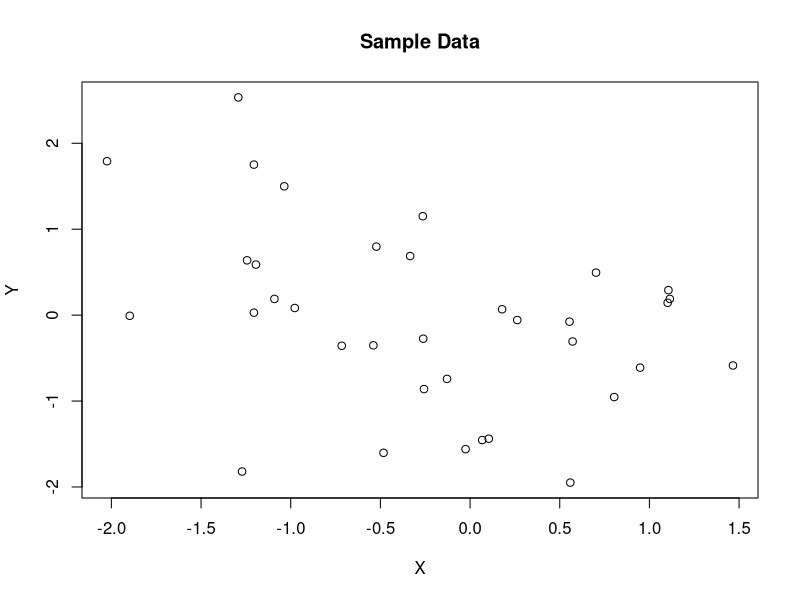
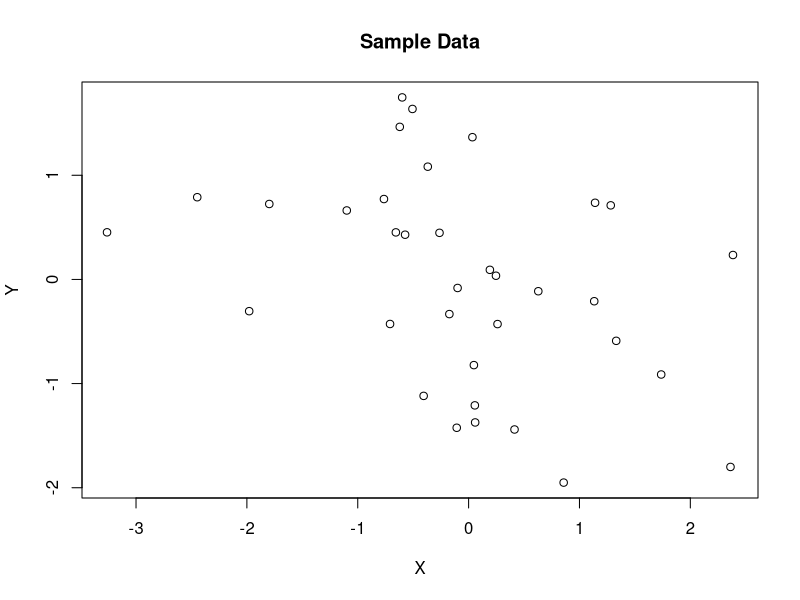
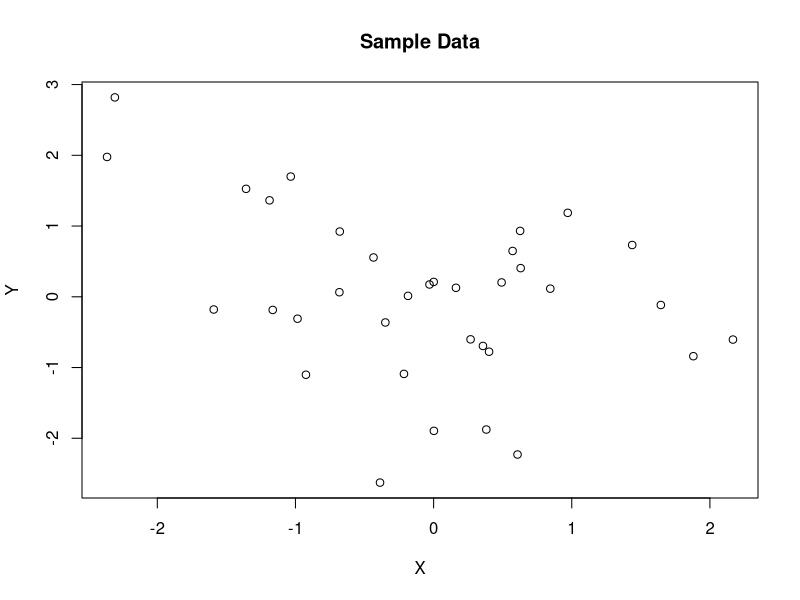
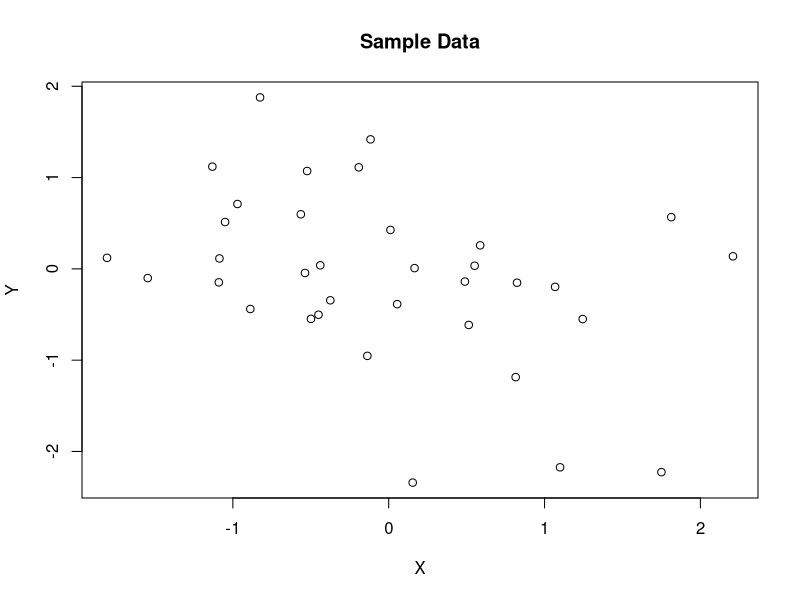
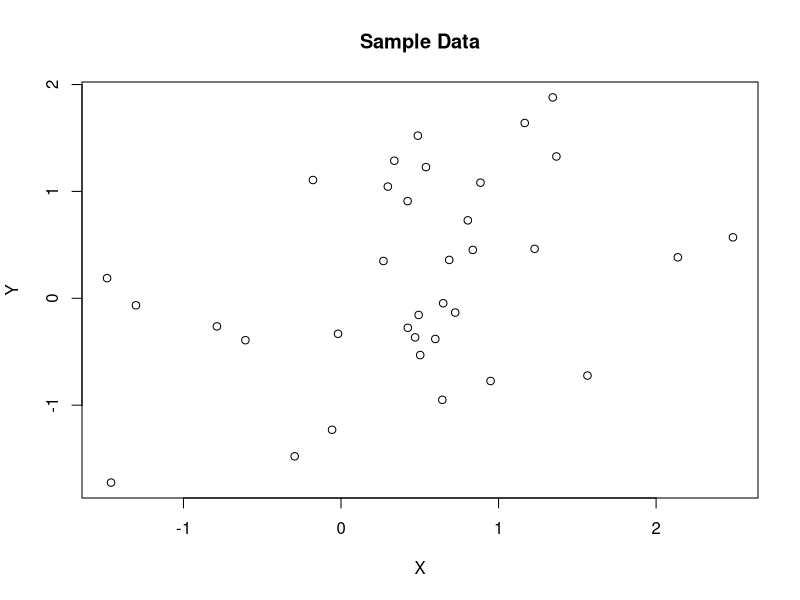
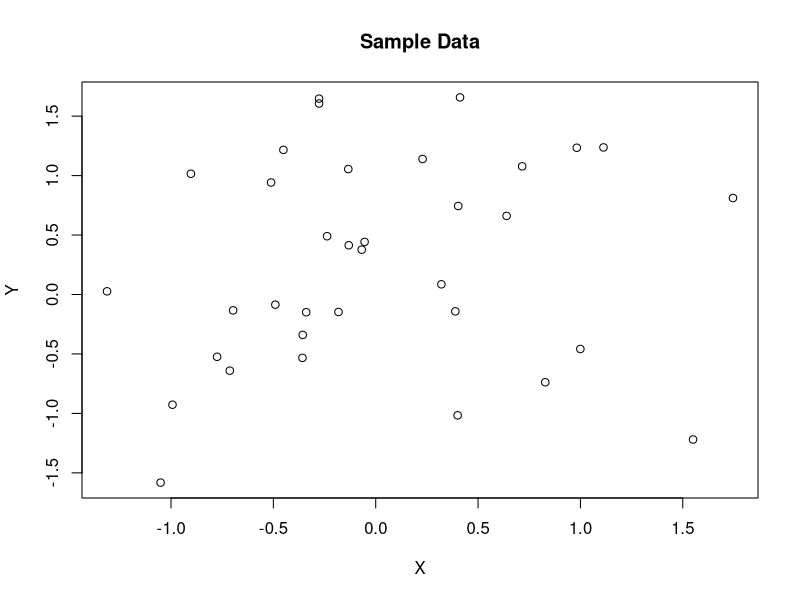
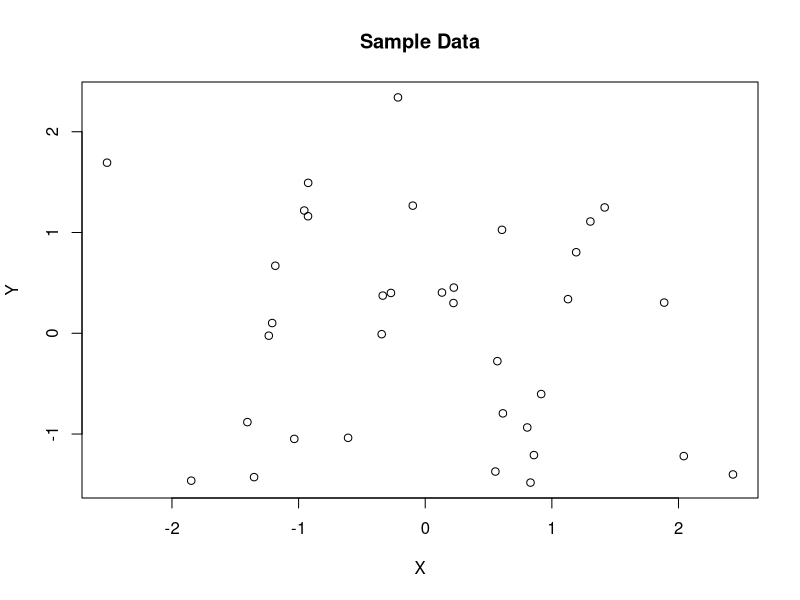
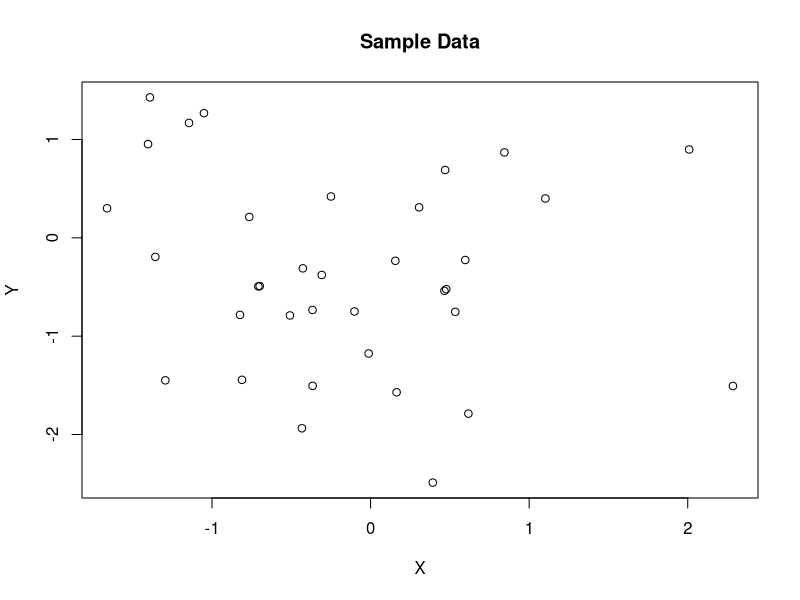

Write the R code that produced these figures, in order. (Note: this script raises an error after producing the figures.)
#COURSERA STUFF

#Here we're using 8 questions
#Each with 2 options people can see (with one exception), one significant one not
#Questions are: Small sample (35), medium sample (100) (reference),
#large sample (200), axis scale, labels, outlier, bestfit
#For the medium "reference" sample, each person HAS to see both questions (sig and not) so we have something to compare against.
#Then, to cancel out any effects of a "bad generated sample" we make 5 versions of each 
#All p-values are fixed to be in the range (.023,.025) or in the range (.33,.35).


set.seed(234032)

#Intro question:
setwd("/Users/aaronfisher/Documents/JH/EDA Versions/EDA Git Repo/Coursera")

nversions<-5 #how many times to generate the data?

pbreaks<-c(.023,.025,.33,.35,1)
pbins.base<-rep(c(2,4),times=7)
nes.base<-c(35,35,100,100,200,200,rep(100,times=8))
pres.base<-(rep(c('n35','n100ref','n200','bestFit','axesScale','axesLabel','outlier'),each=2))
version.base<-rep(1:nversions)#Note, divide by two because sig and nonsig are two diff versions
probnum.base<-paste0(rep(1:7,each=2),rep(c('-1','-2'),times=7))
  
probnum<-rep(probnum.base,each=nversions) #before version
pbins<-rep(pbins.base,each=nversions)
nes<-rep(nes.base,each=nversions)
pres<-rep(pres.base,each=nversions)
version<-rep(version.base,times=length(pbins.base))

cbind(pbins,nes,pres,version)

nreps<-length(pbins)

yes<-matrix(nrow=nreps,ncol=max(nes))
xes<-matrix(nrow=nreps,ncol=max(nes))
pvals<-1 #initialize variables
tvals<-1

#dropping Lowess here

#First generate baseline data
#then add presentation data (same data + presentaion vector)
#then change data for when the twist is adding an outlier

print(paste('nreps = ',nreps))
pb<-txtProgressBar(min = 1, max = nreps,  char = "=", style = 3)

for(i in 1:nreps){
	tryagain<-T
	while(tryagain){ #to ENSURE that we get a good mix of p-value ranges
		#get t close to what we want
		t<-qnorm(pbreaks[pbins[i]],mean=0,sd=1,lower.tail=F)
		if(abs(t)>5)t<-0 #guards against when the bin is 1, and quantile has infinite size
		n<-nes[i]
		x<-rnorm(n)
		e<-rnorm(n)
		bhat<-t*sd(e)/(sqrt(n)*sd(x))
		if(pbins[i]>=5 & sample(c(2,2,1),1)==2) bhat<-0 #sometimes generate it actually from a null
		y<-x*bhat*sample(c(-1,1),1)+e

		tvals[i]<-summary(lm(y~x))$coeff[2,3]
		pvals[i]<-summary(lm(y~x))$coeff[2,4]
		xes[i,1:n]<-x
		yes[i,1:n]<-y

		pi<-pvals[i]
		bini<-min(which(pi<pbreaks))
		if(bini==pbins[i]) tryagain<-F
	}	
	setTxtProgressBar(pb,i)
	#plot(x,y,main=n)
	#readline(prompt='go')
}


################################################
#Fix those that now get an extra outlier
#add it one sd above the max x and max y, or w/e is appropriate for the upper corner that works
#if it's not sig, add the outlier close to above the mean.

for(i in which(pres=='outlier')){
  	n<-nes[i]
  	x<-xes[i,1:n]
  	y<-yes[i,1:n]

    sig.i<-pvals[i]<.05
  	#grab the middle point from x and y
  	mx<-rep(mean(x),n)
  	my<-rep(mean(y),n)
  	distvec<-sqrt((mx-x)^2+(my-y)^2)
  	switch<-which(distvec==min(distvec))
  	
    #NOTE IT PREV VERSIONS THIS NICE DEALY LET US RANDOMLY PUT THE OUTLIER IN W/E CORNER WE WANTED
    #Put it in an UPPER CORNER
  	if(tvals[i]<0 & sig.i) { #slope going down
  		x[switch]<-min(x)-sd(x)
  		y[switch]<-max(y)+sd(y)
  	}
  	if(tvals[i]>0 & sig.i) {
  		x[switch]<-max(x)+sd(x)
  		y[switch]<-max(y)+sd(y)
  	}
    if(!sig.i){
      #leave X where it is now
      y[switch]<-max(y)+sd(y)*sqrt(2)
    }
  
  	tvals[i]<-summary(lm(y~x))$coeff[2,3]
  	pvals[i]<-summary(lm(y~x))$coeff[2,4]

	xes[i,1:n]<-x
	yes[i,1:n]<-y
}

#save(list=c('xes','yes','nreps','pbins','pvals','tvals','nes','pres'),file='data_for_1plots_coursera2.RData')
#load('data_for_1plots_coursera2.RData')

for(i in 1:nreps){
  n<-nes[i]
  x<-xes[i,1:n]
  y<-yes[i,1:n]
  pval<-pvals[i]
  tval<-tvals[i]
  m<-lm(y~x)
  style<-pres[i]

  t2<-'Data'
  if(style=='lowess') t2<-'with Lowess Line'
  if(style=='bestFit') t2<-'with OLS Best Fit Line'
  title<-paste('Sample ',t2,sep='')
  xl<-paste("Cranial Electrode",floor(runif(1,11,44)),"(Standardized)")
  yl<-paste("Cranial Electrode",floor(runif(1,53,97)),"(Standardized)")
  drx<-diff(range(x))
  dry<-diff(range(y))
  
  probnum.base<-paste0(rep(1:7,each=2),rep(c('-1','-2'),times=7))
  png(paste0("images/coursera2_#",probnum[i],'_datVer-',version[i],'_',pres[i],'_pval-',round(pvals[i],digits=3),".png"), width = 400, height = 400)
    par(mfrow=c(1,1))
  	plot(x,y,xlab='X',ylab='Y',main=title)
  	if(style=='lowess') lines(lowess(x,y))
  	if(style=='bestFit') abline(m$coef)
  	if(style=='axesScale')plot(x,y,xlab='X',ylab='Y',main=title,xlim=c(min(x)-1.5*sd(x),max(x)+1.5*sd(x)),ylim=c(min(y)-1.5*sd(y),max(y)+1.5*sd(y)))
    if(style=='outlier')plot(x,y,xlab='X',ylab='Y',main=title,xlim=c(min(x)-.1*drx,max(x)+.1*drx),ylim=c(min(y)-.1*dry,max(y)+.1*dry) )
  	if(style=='axesLabel') plot(x,y,xlab=xl,ylab=yl,main=title)
  dev.off()
}
#rm(list=ls())
